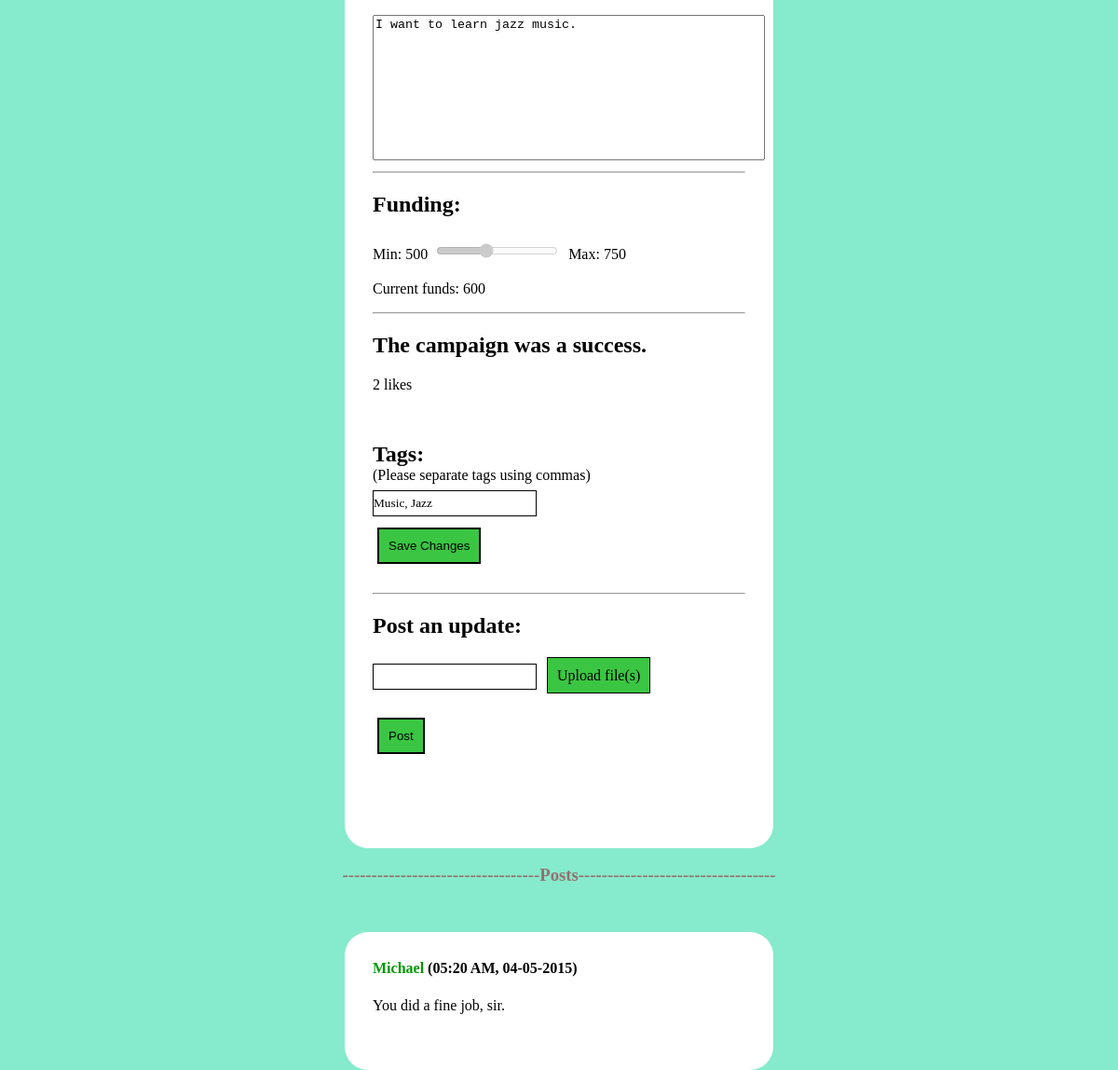
The app's page /?controller=pages&action=project&pid=201 (signed in, lower part), older data.
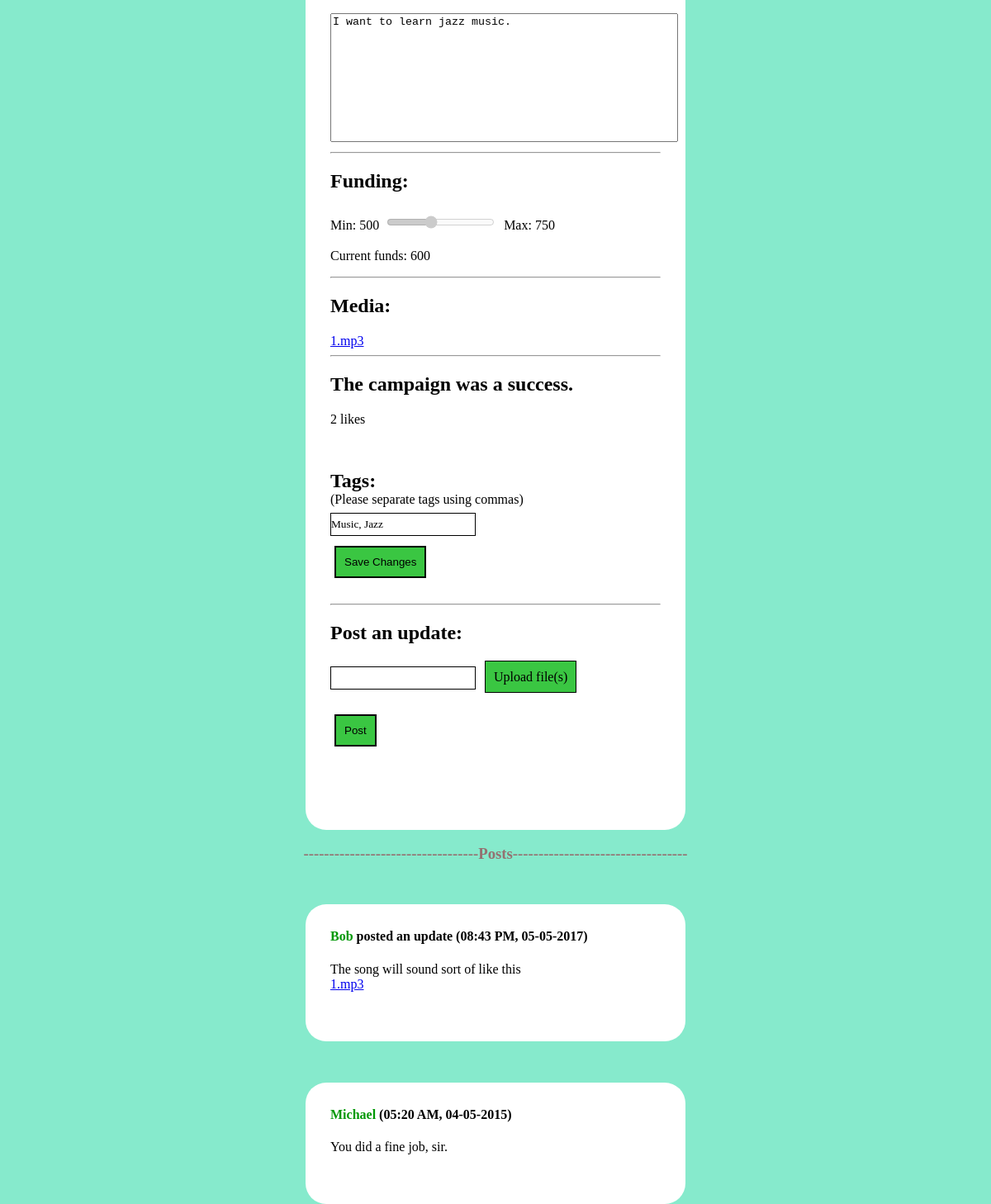
The same page, newer data.
### tables this page shows
CREATE TABLE ProjectUpdate (
  uid INTEGER NOT NULL,
  username VARCHAR(15) NOT NULL,
  pid INTEGER NOT NULL,
  comment TEXT NOT NULL,
  ctime DATETIME NOT NULL,
  PRIMARY KEY (uid),
  FOREIGN KEY (username) REFERENCES User(username),
  FOREIGN KEY (pid) REFERENCES Project(pid)
);

### index.php (called while the page is built, shortened)
<?php
    require_once('db.php');
    require_once('view/layout.php');
?>

### db.php (called while the page is built, shortened)
<?php
    class DB {
        private static $instance = null;
        private $db;
        private function __construct() {
            $dbname = $_SERVER['DOCUMENT_ROOT'].'/Flint/flint.db';
            $this->db = new PDO("sqlite:{$dbname}");
        }
        public static function getInstance() {
            if (!isset(self::$instance)) {
                self::$instance = new DB();
            }
            return self::$instance;
        }
        public function runSelect($query, $entries) {
            $db = $this->db;
            $statement = $db->prepare($query);
            if ($entries) {
                $statement->execute($entries);
            } else {
                $statement->execute();
            }
            $results = $statement->fetchAll();
            if ($results) {
                return $this->resultsToArray($results);
            } else {
                return [];
            }
        }
        public function resultsToArray($results) {
            $allitems = array();
            foreach ($results as $row) {
                $item = array();
                foreach (array_keys($row) as $key) {
                    if (gettype($key) != "integer") {
                        $item[$key] = $row[$key];
                    }
                }
                array_push($allitems, $item);
            }
            return($allitems);
        }
    }
?>

### model/project.php (called while the page is built, shortened)
<?php
    class Project {
        public function __construct($pid, $username, $pname, $description, $post_time,
                $proj_completed, $completion_time, $minfunds, $maxfunds, $camp_end_time,
                $camp_finished, $camp_success, $tags) {
            $this->pid = $pid;
            $this->username = $username;
            $this->description = $description;
            $this->minfunds = $minfunds;
            $this->maxfunds = $maxfunds;
            $this->camp_finished = $camp_finished;
            $this->tags = $tags;
        }
        public static function getProject($pid) {
            $db = DB::getInstance();
            $q = "SELECT * FROM Project WHERE pid=:p;";
            $entries = array(":p" => $pid);
            $results = $db->runSelect($q, $entries);
            $tags = self::getProjectTags($pid);
            if ($results) {
                $row = $results[0];
                $project = new Project(
                        $row['pid'],
                        $row['username'],
                        $row['pname'],
                        $row['description'],
                        $row['post_time'],
                        $row['proj_completed'],
                        $row['completion_time'],
                        $row['minfunds'],
                        $row['maxfunds'],
                        $row['camp_end_time'],
                        $row['camp_finished'],
                        $row['camp_success'],
                        $tags
                    );
                return $project;
            } else {
                return null;
            }
        }
        public static function getProjectTags($pid) {
            $db = DB::getInstance();
            $q = "SELECT name AS tag_name FROM Project JOIN Ptags USING(pid) "
                ."JOIN Tags USING(tid) WHERE pid=:p;";
            $e = [':p' => $pid];
            $results = $db->runSelect($q, $e);
            $tags = [];
            if ($results) {
                foreach ($results as $row) {
                    $tags[] = $row['tag_name'];
                }
            }
            return $tags;
        }
        public static function getLikes($pid) {
            $db = DB::getInstance();
            $q = "SELECT username, ltime FROM Likes WHERE pid=:p;";
            $entries = array(":p" => $pid);
            $results = $db->runSelect($q, $entries);
            if ($results) {
                $users = [];
                foreach ($results as $row) {
                    $users[$row['username']] = $row['ltime'];
                }
                return $users;
            } else {
                return [];
            }
        }
        public static function getMedia($pid) {
            $db = DB::getInstance();
            $q = "SELECT filename FROM Media JOIN Umedia USING(mid) WHERE uid IN ("
                ."SELECT uid FROM ProjectUpdate WHERE pid=:p);";
            $results = $db->runSelect($q, [':p' => $pid]);
            if ($results) {
                $filenames = [];
                foreach ($results as $row) {
                    $filenames[] = $row['filename'];
                }
                return $filenames;
            } else {
                return [];
            }
        }
    }
?>

### model/donation.php (called while the page is built, shortened)
<?php
    class Donation {
        public static function getTotalDonations($pid) {
            $db = DB::getInstance();
            $q = "SELECT SUM(amount) AS total FROM Donation WHERE pid=:p GROUP BY pid;";
            $entries = array(":p" => $pid);
            $results = $db->runSelect($q, $entries);
            if ($results) {
                $row = $results[0];
                return $row['total'];
            } else {
                return 0;
            }
        }
    }
?>

### model/post.php (called while the page is built, shortened)
<?php
    class Post {
        public function __construct($id, $author, $pid, $comment,
                    $ctime, $pname, $owner, $mediaNames) {
            $this->author = $author;
            $this->comment = $comment;
            $this->ctime = $ctime;
            $this->mediaNames = $mediaNames;
        }
        public static function getUpdates($pid) {
            $db = DB::getInstance();
            $q = "SELECT uid, username, pid, comment, ctime FROM ProjectUpdate "
                ."WHERE pid=:p ORDER BY ctime DESC;";
            $results = $db->runSelect($q, [':p' => $pid]);
            if ($results) {
                $posts = [];
                foreach ($results as $row) {
                    $mediaNames = self::getMedia($row['uid']);
                    $posts[] = new Post($row['uid'], $row['username'], $row['pid'],
                        $row['comment'], $row['ctime'], null, true, $mediaNames);
                }
                return $posts;
            } else {
                return [];
            }
        }
        private static function getMedia($uid) {
            $db = DB::getInstance();
            $q = "SELECT filename FROM Media JOIN Umedia USING(mid) WHERE uid=:u;";
            $results = $db->runSelect($q, [':u' => $uid]);
            if ($results) {
                $filenames = [];
                foreach ($results as $row) {
                    $filenames[] = $row['filename'];
                }
                return $filenames;
            } else {
                return [];
            }
        }
        public static function getComments($pid) {
            $db = DB::getInstance();
            $q = "SELECT cid, username, pid, comment, ctime FROM Comment "
                ."WHERE pid=:p ORDER BY ctime DESC;";
            $results = $db->runSelect($q, [':p' => $pid]);
            if ($results) {
                $posts = [];
                foreach ($results as $row) {
                    $posts[] = new Post($row['cid'], $row['username'], $row['pid'],
                        $row['comment'], $row['ctime'], null, true, null);
                }
                return $posts;
            } else {
                return [];
            }
        }
    }
?>

### view/pages/project_view.php (the view, shortened to what the changed rows need)
<link rel="stylesheet" href="/Flint/view/pages/css/project.css" />
<div id="container">
    <?php
        $owner = ($_SESSION['username'] == $project->username);
    ?>
    <br />
    <?php
        if ($owner) {
            echo "<textarea id='description' type='text' rows='10' cols='50'>"
                .$project->description."</textarea>";
        } else {
            echo "<p>".$project->description."</p>";
        }
    ?>
    <br />
    <hr>
    <h2>Funding:</h2>
    <p>Min: <?php echo $project->minfunds; ?>  <input id='donation-scale' type='range'
            min='<?php echo $project->minfunds; ?>'
            max='<?php echo $project->maxfunds; ?>'
            value='<?php echo $totalFunds ? $totalFunds : 0; ?>' disabled>
        Max: <?php echo $project->maxfunds; ?>
    </p>
    <p id='current-funds'>
        Current funds: <?php echo $totalFunds ? $totalFunds : 0; ?></p>
    <?php
    $media = Media::displayMedia(Project::getMedia($project->pid));
    if ($media) {
        echo "<hr><h2>Media: </h2>".$media;
    }
    if ($project->camp_finished) {
        echo "<hr><h2>The campaign was "
            .($project->camp_success ? "" : "not ")."a success.</h2>";
            ?>
            <?php
    } else if ($project->username != $_SESSION['username']) {
        ?>
        <hr>
        <h2>Would you be willing to donate?</h2>
        <input type='number' name='donation' id='donation' step='1'
                title="Whole numbers" pattern="[0-9]">
        <button type='button' id='submit'
                onclick='donate(<?php echo $project->pid; ?>)'>Donate</button>
        <p id='reply'></p>
        <?php
    }
        ?>
        <?php
    echo "<p id='likes'>".count($likes)." likes</p><br /><br />";
    if ($owner) {
        ?>
        <h2 style='margin: 0;'>Tags: </h2>
        <p style='margin: 0;'>(Please separate tags using commas)</p>
        <?php
        $tags = $project->tags;
        $str = "";
        for ($i = 0; $i < count($tags); $i++) {
            $str .= $tags[$i].($i+1 == count($tags) ? "" : ", ");
        }
        echo "<input type='text' id='tags-input' value='{$str}'><br />";
        echo "<button id='save' onclick='saveChanges("
                .$project->pid.")'>Save Changes</button><br /><br />";
    } else {
        echo getTags($project);
    }
    if ($owner) {
        echo "<hr><h2 id='post-title'>Post an update: </h2>";
    } else {
        echo "<hr><h2 id='post-title'>Post a comment: </h2>";
    }
    ?>
    <form method="POST" id='post-form'>
    <input type='text' id='post-content' name='content'>
    <?php
        if ($owner) {
            echo "<label for='upfiles' id='uploader-label'>Upload file(s)</label>";
        }
    ?>
    </form>
    <br />
    <button type='button' id='post-button'
       onclick='post(
        <?php echo $project->pid.','.intval($owner).',"'.$_SESSION['username'].'"';
        ?>)'>Post</button>
</div>
<?php
    foreach (displayPosts($updates, $comments) as $post) {
        echo $post;
    }
    function displayPosts($updates, $comments) {
        $posts = [];
        if ($updates) {
            foreach ($updates as $update) {
                $html = "
                    <div class='entry update-post'>
                        <h4>
                            <a class='entry-title'
                                href='/Flint/?controller=pages&action=user&user="
                                . $update->author
                                . "'>"
                                . $update->author . "
                            </a>
                            posted an update ("
                            . date('h:i A, m-d-Y', strtotime($update->ctime)).")
                        </h4>
                        <p>"
                        . $update->comment . "
                        </p>"
                        . Media::displayMedia($update->mediaNames) . "
                    </div>
                ";
                $posts[] = $html;
            }
        }
        if ($comments) {
            foreach ($comments as $comment) {
                $html = "
                    <div class='entry comment-post'>
                        <h4>
                            <a class='entry-title'
                                href='/Flint/?controller=pages&action=user&user="
                                . $comment->author
                                . "'>"
                                . $comment->author . "
                            </a>
                            ("
                            . date('h:i A, m-d-Y', strtotime($comment->ctime)).")
                        </h4>
                        <p>"
                        . $comment->comment . "
                        </p>
                    </div>
                ";
                $posts[] = $html;
            }
        }
        return $posts;
    }
?>

### model/media.php (shortened to what the changed rows need)
<?php
class Media {
    private static function sortMedia($filenames) {
        $media = ['images' => [], 'sounds' => [], 'videos' => [], 'other' => []];
        foreach ($filenames as $file) {
            $mime = mime_content_type($_SERVER['DOCUMENT_ROOT'].$file);
            $type = explode('/', $mime)[0];
            if ($type == 'image') {
                $media['images'][] = $file;
            } else if ($mime == 'application/octet-stream' ||
                    $type == 'audio') {
                $media['sounds'][] = $file;
            } else if ($type == 'video') {
                $media['videos'][] = $file;
            } else {
                $media['other'][] = $file;
            }
        }
        return $media;
    }
    public static function displayMedia($filenames) {
        if (!$filenames) {
            return "";
        }
        $media = self::sortMedia($filenames);
        $output = [];
        $downloadName = 1;
        foreach ($media['other'] as $other) {
            $t = explode('.', $other);
            $ext = $t[count($t)-1];
            $html = "<a href='{$other}' download='{$downloadName}.{$ext}'>"
                   ."{$downloadName}.{$ext}</a>";
            $output[] = $html;
        }
        if ($output) {
            return implode(" ", $output);
        } else {
            return "";
        }
    }
}
?>

Row changes from the older to the newer data that the page shows:
added projectupdate: username "Bob", ctime "08:43 PM, 05-05-2017", comment "The song will sound sort of like this"
Text that changed along with them:
$downloadName: (not shown) → "1"
$ext: (not shown) → "mp3"
text now shown: "Media: ."
new list line: "posted an update ( ) 1 . mp3"
